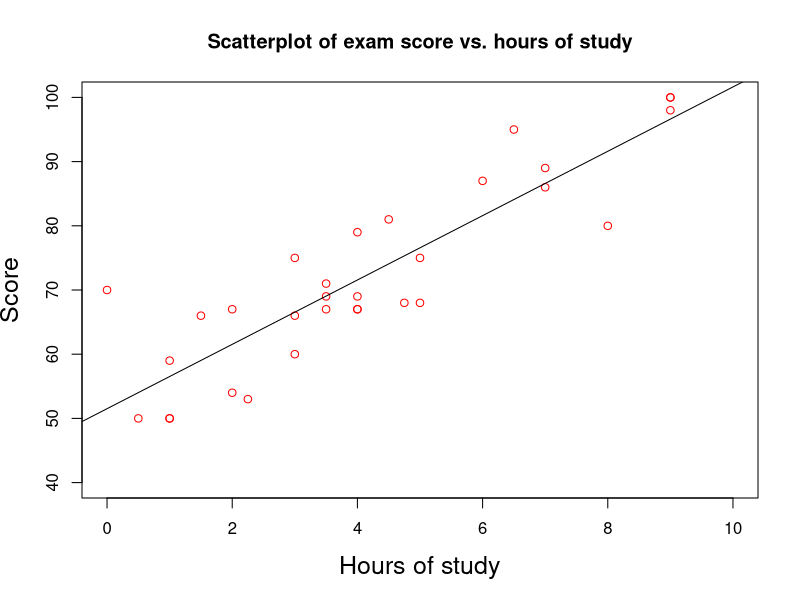
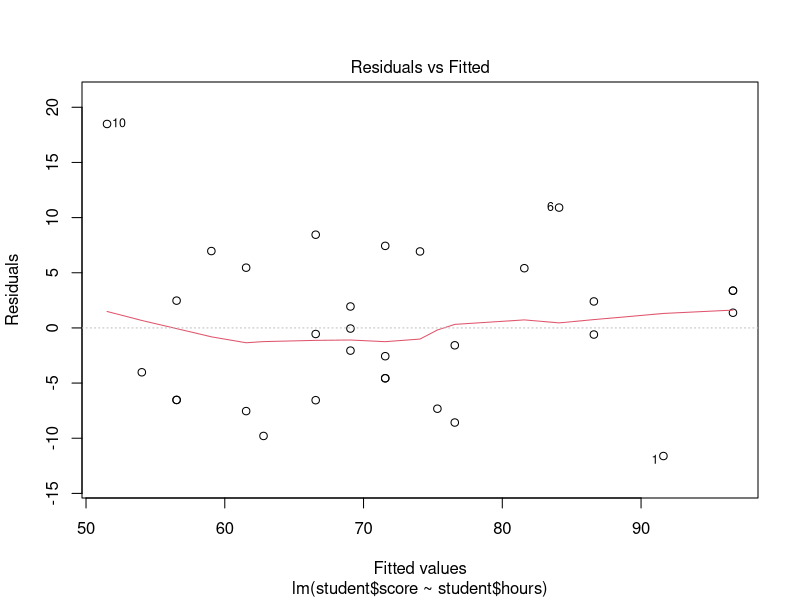
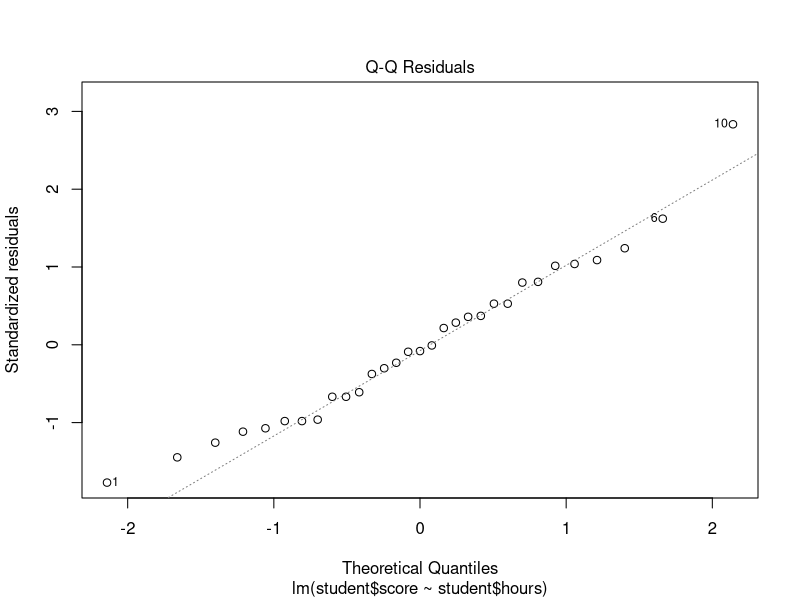
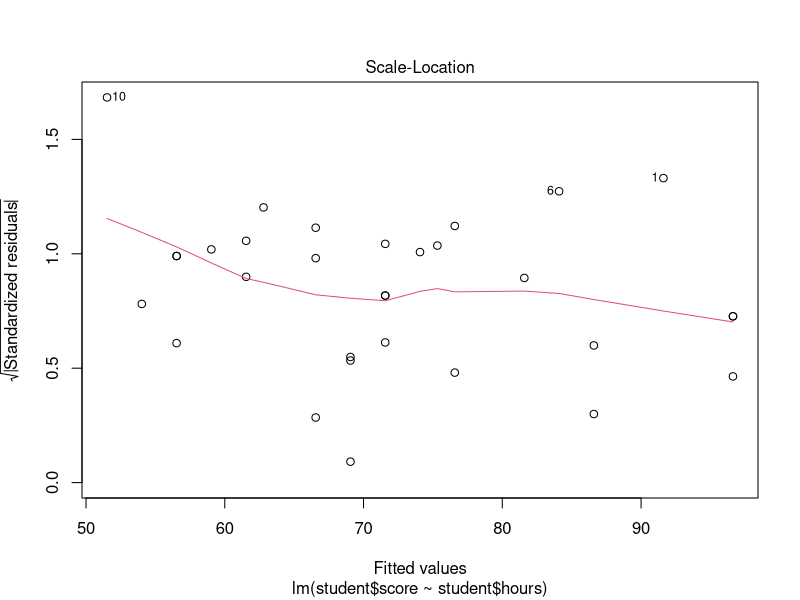
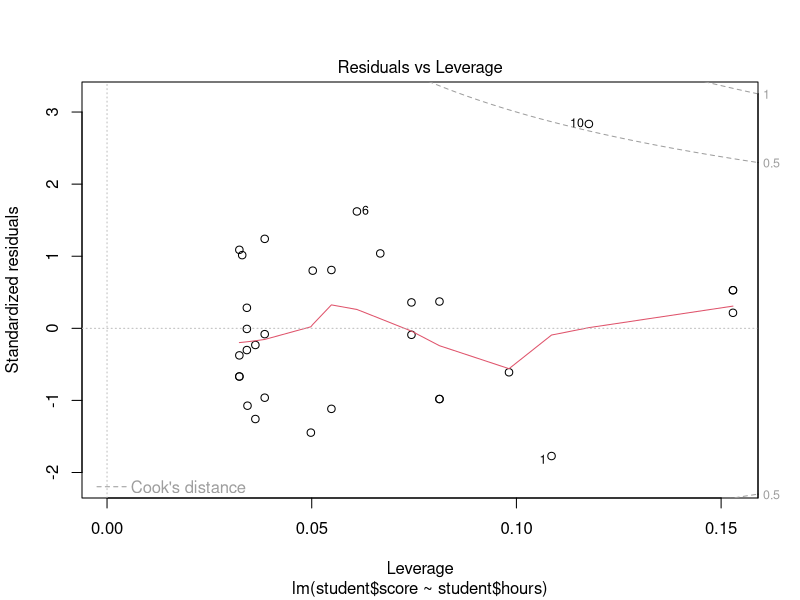

Recreate these plots in R, in order.
# setwd("SET THE Working Director to THE PATH TO THIS DIRECTORY")

student <- read.csv("Datasets/students.csv")
student

attach(student)

study.hours<-hours

plot(hours, score, main="Scatterplot of exam score vs. hours of study", xlab="Hours of study", ylab="Score", 
     xlim=c(0,10), ylim=c(40,100), pch=1, col="red", cex.lab=1.5)


#calculate sample correlation
cor(study.hours, score)

cor(score, study.hours)

a<-cor(score, study.hours)
print(a)

my.model<-lm(student$score~student$hours)

# print the linearValues
print(my.model)

# or and use the intercept and score to draw a line 
# abline(51.515, 5.012)

# OR

# or just pass the result values of the lm function to draw a line 
abline(my.model)

# Calculate Confidence Intervals for Model Parameters
confint(my.model)

?confint


# default level is .95
confint(my.model, level = .90)


# report a summary of my model 
summary(my.model)

# create Analysis of Variance Table
anova(my.model)

# fitted values of my model 
fitted(my.model)

# residuals of my model 
resid(my.model)


# As an extra task for you 
# Describe what are these plots
plot(my.model)

